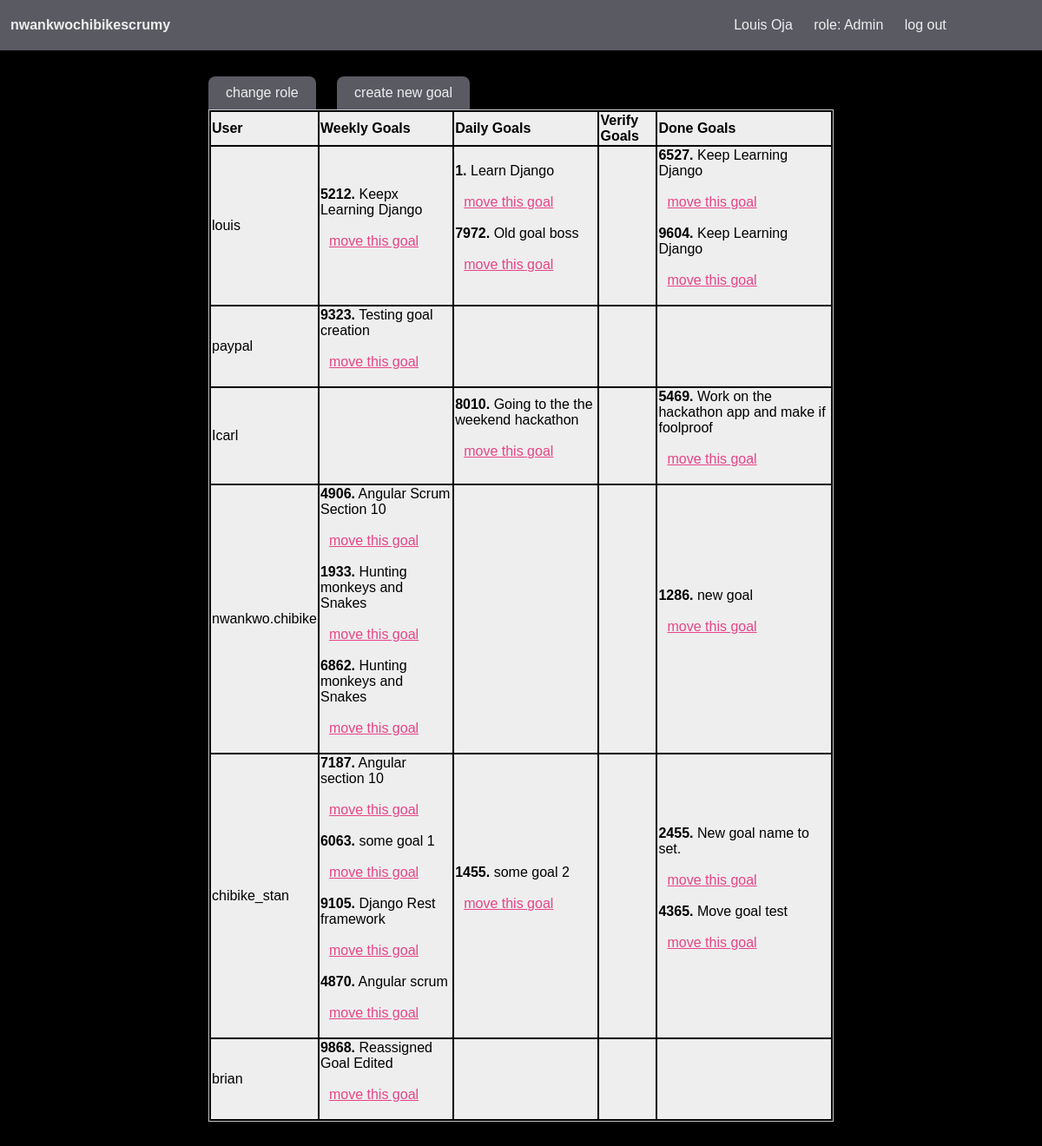
Page /nwankwochibikescrumy/home (signed in) on the committed database.
### nwankwochibikescrumy/models.py (models this page shows, shortened)
class ScrumyGoals(models.Model):
    goal_name = models.CharField(max_length=200)
    goal_id = models.IntegerField()
    created_by = models.CharField(max_length=200)
    moved_by = models.CharField(max_length=200)
    owner = models.CharField(max_length=200)
    goal_status = models.ForeignKey(GoalStatus, on_delete=models.PROTECT)
    is_deleted = models.BooleanField(default=False)
    user = models.ForeignKey(User, on_delete=models.CASCADE, related_name='goals')
    class Meta:
        permissions = [
            ('can_change_as_admin', 'can change the goals status if in the admin group')
        ]

### nwankwochibikescrumy/views.py (the view)
# urls.py: 2. Add a URL to urlpatterns:  path('', views.home, name='home')
@login_required()
def home(request):
    users = User.objects.all()
    goals = ScrumyGoals.objects.all()
    context = {
        'users': users,
        'goals': goals,
        'perm': request.user.has_perm('nwankwochibikescrumy.delete_scrumygoals'),
        'groups': request.user.groups.all()
    }
    return render(request, "nwankwochibikescrumy/home.html", context)

### nwankwochibikescrumy/templates/nwankwochibikescrumy/home.html (shortened to what this page needs)
{% load static %}
<!DOCTYPE html>
<html lang="en">
<head>
    <link rel="stylesheet" type="text/css" href="{% static 'nwankwochibikescrumy/style.css' %}">
</head>
<body>
<div style="background-color:#5a5a63; color:#eee !important; width:98%; float:left; padding: 20px 1%; margin-bottom: 30px;">
    <div style="width: 70%; float:left;">
        <h4>nwankwochibikescrumy</h4>
    </div>
    <div style="width: 30%; float:left;">
        <a href="">{{ request.user.first_name}} {{ request.user.last_name }}</a>
        <a>role: {{ groups.first }}</a>
        <a href="{% url 'nwankwochibikescrumy:logout' %}">log out</a>
    </div>
</div>
<div style="width:60%; margin-left:20%;">
    <a class="nav-btns" href="{% url 'nwankwochibikescrumy:update_group' %}">change role</a>
    <a class="nav-btns" href="{% url 'nwankwochibikescrumy:addgoal' %}">create new goal</a>
</div>
    <table>
        <thead>
            <th>User</th>
            <th>Weekly Goals</th>
            <th>Daily Goals</th>
            <th>Verify Goals</th>
            <th>Done Goals</th>
        </thead>
        {% if users is not None %}
            {% for user in users %}
                <tr>
                    <td>{{ user }}</td>
                    <td>
                        {% for goal  in user.goals.all %}
                            {% if goal.goal_status.id == 1 %}
                                <b>{{ goal.goal_id }}.</b> {{ goal.goal_name }} <br><br>
                                <a class="move-links" href="{% url 'nwankwochibikescrumy:movegoal' goal.goal_id %}" data-{{ user }}>move this goal</a>
                                <br><br>
                            {% endif %}
                        {% endfor %}
                    </td>
                    <td>
                        {% for goal  in user.goals.all %}
                            {% if goal.goal_status.id == 2 %}
                                <b>{{ goal.goal_id }}.</b> {{ goal.goal_name }} <br><br>
                                <a class="move-links" href="{% url 'nwankwochibikescrumy:movegoal' goal.goal_id %}">move this goal</a>
                                <br><br>
                            {% endif %}
                        {% endfor %}
                    </td>
                    <td>
                    </td>
                    <td>
                        {% for goal  in user.goals.all %}
                            {% if goal.goal_status.id == 4 %}
                                <b>{{ goal.goal_id }}.</b> {{ goal.goal_name }} <br><br>
                                <a class="move-links" href="{% url 'nwankwochibikescrumy:movegoal' goal.goal_id %}">move this goal</a>
                                <br><br>
                            {% endif %}
                        {% endfor %}
                    </td>
                </tr>
            {% endfor %}
        {% endif %}
    </table>
</body>
</html>

### nwankwochibikescrumy/static/nwankwochibikescrumy/style.css (style rules this page uses)
body { background-color: black !important; }

### nwankwochibikescrumy/templates/nwankwochibikescrumy/home.html (style rules this page uses)
body, h4 { margin: 0px !important; font-family: sans-serif !important; }
table { border: 1px solid #c7c7ca; width: 60%; margin-left: 20% !important; margin-bottom: 50px; }
th { text-align: left; }
tr { background-color: #eee; border: 1px solid black; border-spacing: 0px !important; }
td { border-spacing: 0px; }
.nav-btns { display: inline-block; padding: 10px 20px; background-color:#5a5a63; color: #eee !important; text-decoration: none; margin-right: 20px; border-radius: 8px 8px 0px 0px; }
a { color: #eee !important; text-decoration: none; padding: 10px 10px; }
.move-links { color: #e84487 !important; text-decoration: underline; }

### rows in the picture
ScrumyGoals: goal_id "5212", goal_name "Keepx Learning Django"
ScrumyGoals: goal_id "1", goal_name "Learn Django"
ScrumyGoals: goal_id "7972", goal_name "Old goal boss"
ScrumyGoals: goal_id "6527", goal_name "Keep Learning Django"
ScrumyGoals: goal_id "9604", goal_name "Keep Learning Django"
ScrumyGoals: goal_id "9323", goal_name "Testing goal creation"
ScrumyGoals: goal_id "8010", goal_name "Going to the the weekend hackathon"
ScrumyGoals: goal_id "5469", goal_name "Work on the hackathon app and make if foolproof"
ScrumyGoals: goal_id "4906", goal_name "Angular Scrum Section 10"
ScrumyGoals: goal_id "1933", goal_name "Hunting monkeys and Snakes"
ScrumyGoals: goal_id "6862", goal_name "Hunting monkeys and Snakes"
ScrumyGoals: goal_id "1286", goal_name "new goal"
ScrumyGoals: goal_id "7187", goal_name "Angular section 10"
ScrumyGoals: goal_id "6063", goal_name "some goal 1"
ScrumyGoals: goal_id "9105", goal_name "Django Rest framework"
ScrumyGoals: goal_id "4870", goal_name "Angular scrum"
ScrumyGoals: goal_id "1455", goal_name "some goal 2"
ScrumyGoals: goal_id "2455", goal_name "New goal name to set."
ScrumyGoals: goal_id "4365", goal_name "Move goal test"
ScrumyGoals: goal_id "9868", goal_name "Reassigned Goal Edited"

### other values in the picture
{{ request.user.first_name }} "Louis"
{{ request.user.last_name }} "Oja"
{{ groups.first }} "Admin"
{{ user }} "louis"
{{ user }} "paypal"
{{ user }} "Icarl"
{{ user }} "nwankwo.chibike"
{{ user }} "chibike_stan"
{{ user }} "brian"
